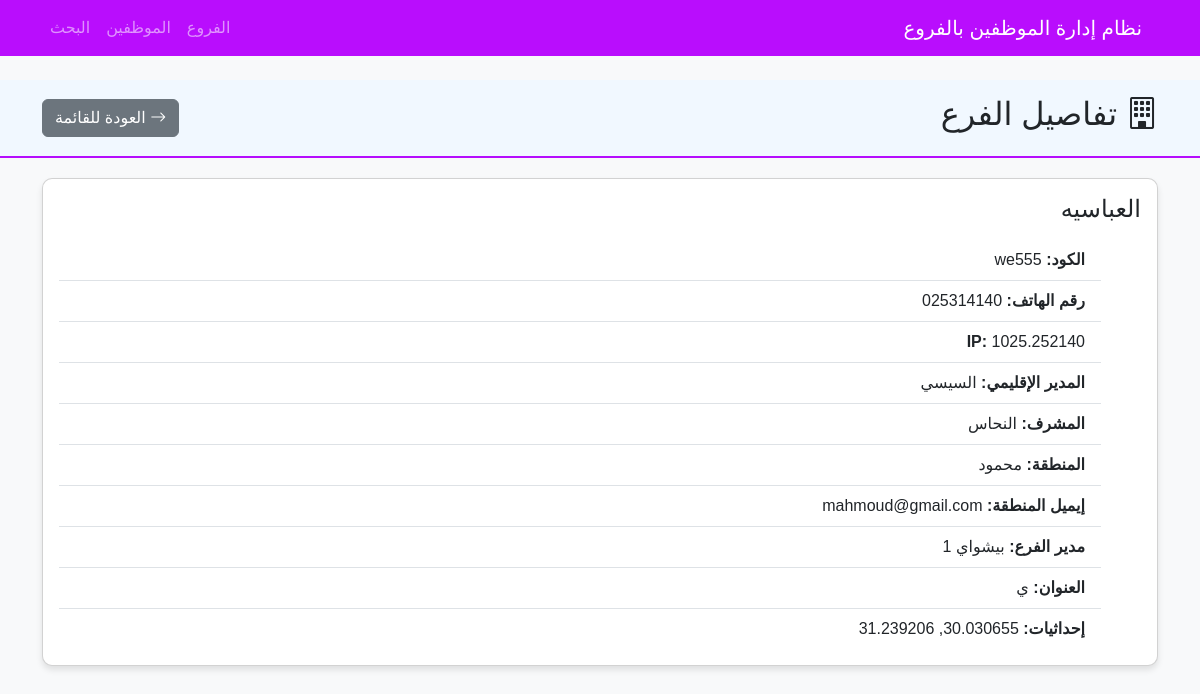
The page /branches/4 on the database its author committed.
### src/models/branch.py (models this page shows, shortened)
class Branch(db.Model):
    __tablename__ = 'branches'
    id = db.Column(db.Integer, primary_key=True)
    name = db.Column(db.String(255), nullable=False)
    code = db.Column(db.String(50), nullable=False, unique=True)
    phone = db.Column(db.String(50))
    ip_address = db.Column(db.String(50))
    regional_manager = db.Column(db.String(255))
    super_name = db.Column(db.String(255))
    area_name = db.Column(db.String(255))
    area_email = db.Column(db.String(255))
    branch_manager = db.Column(db.String(255))
    location_latitude = db.Column(db.Float)
    location_longitude = db.Column(db.Float)
    location_address = db.Column(db.Text)
    created_at = db.Column(db.DateTime, default=datetime.utcnow)
    updated_at = db.Column(db.DateTime, default=datetime.utcnow, onupdate=datetime.utcnow)
    employees = db.relationship('Employee', backref='branch', lazy=True)

### src/routes/branch.py (the view)
@branch_bp.route('/<int:branch_id>', methods=['GET'])
def get_branch(branch_id):
    branch = Branch.query.get_or_404(branch_id)
    return render_template('branches/show.html', branch=branch)

### src/templates/branches/show.html (shortened to what this page needs)
<!DOCTYPE html>
<html lang="ar" dir="rtl">
<head>
    <link href="https://cdn.jsdelivr.net/npm/bootstrap@5.3.0/dist/css/bootstrap.min.css" rel="stylesheet">
    <link rel="stylesheet" href="https://cdn.jsdelivr.net/npm/bootstrap-icons@1.11.0/font/bootstrap-icons.css">
</head>
<body>
    <nav class="navbar navbar-expand-lg navbar-dark mb-4">
        <div class="container">
            <a class="navbar-brand" href="/">نظام إدارة الموظفين بالفروع</a>
            <div class="collapse navbar-collapse" id="navbarNav">
                <ul class="navbar-nav me-auto">
                    <li class="nav-item"><a class="nav-link" href="/branches">الفروع</a></li>
                    <li class="nav-item"><a class="nav-link" href="/employees">الموظفين</a></li>
                    <li class="nav-item"><a class="nav-link" href="/search">البحث</a></li>
                </ul>
            </div>
        </div>
    </nav>
    <div class="branch-header">
        <div class="container">
            <div class="d-flex justify-content-between align-items-center">
                <h2><i class="bi bi-building"></i> تفاصيل الفرع</h2>
                <a href="/branches" class="btn btn-secondary"><i class="bi bi-arrow-right"></i> العودة للقائمة</a>
            </div>
        </div>
    </div>
    <div class="container">
        <div class="row">
            <div class="col-12">
                <div class="card">
                    <div class="card-body">
                        <h4 class="mb-3">{{ branch.name }}</h4>
                        <ul class="list-group list-group-flush">
                            <li class="list-group-item"><strong>الكود:</strong> {{ branch.code }}</li>
                            <li class="list-group-item"><strong>رقم الهاتف:</strong> {{ branch.phone or '-' }}</li>
                            <li class="list-group-item"><strong>IP:</strong> {{ branch.ip_address or '-' }}</li>
                            <li class="list-group-item"><strong>المدير الإقليمي:</strong> {{ branch.regional_manager or '-' }}</li>
                            <li class="list-group-item"><strong>المشرف:</strong> {{ branch.super_name or '-' }}</li>
                            <li class="list-group-item"><strong>المنطقة:</strong> {{ branch.area_name or '-' }}</li>
                            <li class="list-group-item"><strong>إيميل المنطقة:</strong> {{ branch.area_email or '-' }}</li>
                            <li class="list-group-item"><strong>مدير الفرع:</strong> {{ branch.branch_manager or '-' }}</li>
                            <li class="list-group-item"><strong>العنوان:</strong> {{ branch.location_address or '-' }}</li>
                            <li class="list-group-item"><strong>إحداثيات:</strong> {{ branch.location_latitude or '-' }}, {{ branch.location_longitude or '-' }}</li>
                        </ul>
                    </div>
                </div>
            </div>
        </div>
    </div>
</body>
</html>

### src/templates/branches/show.html (style rules this page uses)
body { font-family: 'Cairo', sans-serif; background-color: #f8f9fa; }
.navbar { background-color: #b90dfd; }
.card { border-radius: 10px; box-shadow: 0 4px 6px rgba(0, 0, 0, 0.1); margin-bottom: 20px; }
.branch-header { background-color: #f1f8ff; border-bottom: 2px solid #b50dfd; padding: 15px 0; margin-bottom: 20px; }

### rows shown on the page
Branch: name "العباسيه", code "we555", phone "025314140", ip_address "1025.252140", regional_manager "السيسي", super_name "النحاس", area_name "محمود", area_email "mahmoud@gmail.com", branch_manager "بيشواي 1", location_address "ي", location_latitude "30.030655", location_longitude "31.239206"
